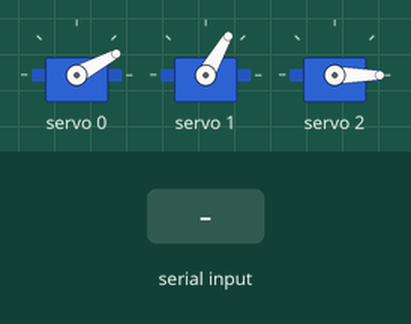
Simulated run of this sketch. Board: Arduino Uno, built with avr-gcc and run on an emulated ATmega328P. On the bench: 3 × servo. The inputs (shaded band) are chosen by the test bench.

Above: at 1.2 s.
1.3 s: "1" received over Serial
At 1.6 s:
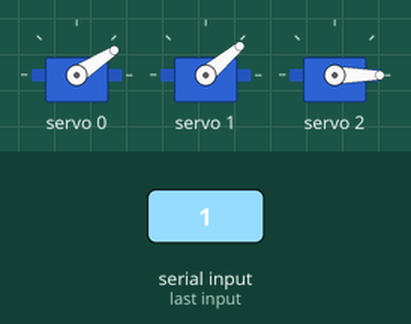
2.8 s: "3" received over Serial
At 3.9 s:
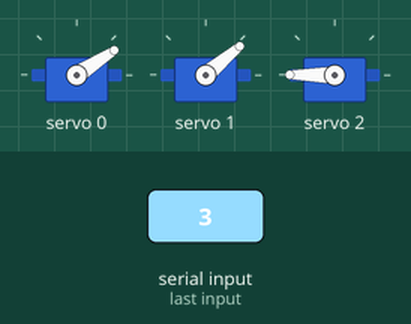
4.3 s: "4" received over Serial
At 5.0 s:
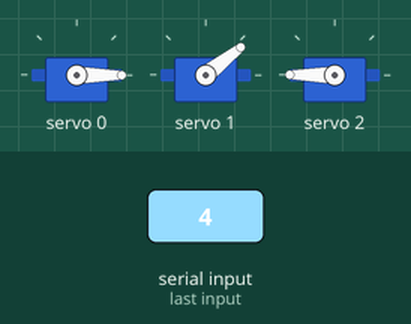
5.8 s: "5" received over Serial
At 6.2 s:
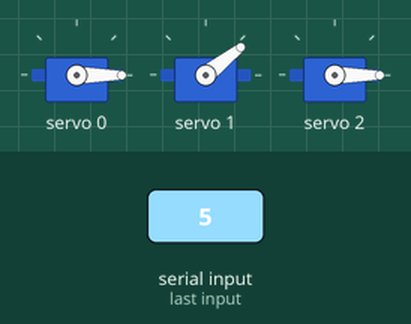
7.3 s: "0" received over Serial
At 8.5 s:
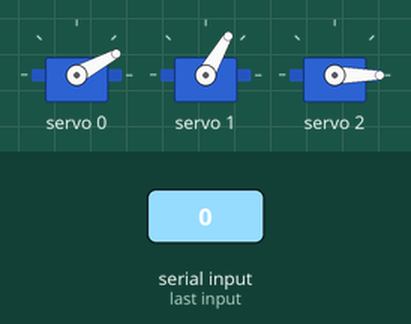
8.8 s: "3" received over Serial
At 9.7 s:
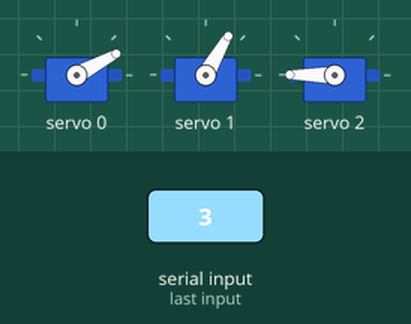
Timing chart, 0 to 11.3 s (numbered marks = the images above; inputs shaded):
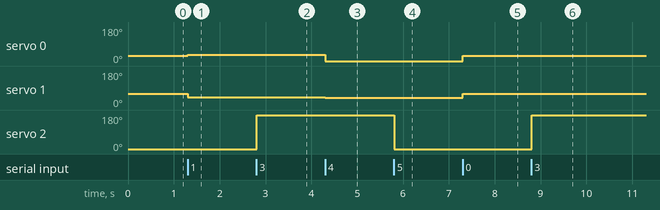

Measured:
- after the input at 1.3 s, servo 0: 28° → 33° at once; servo 1: 60° → 40° at once
- after the input at 2.8 s, servo 2: 0° → 180° at once
- after the input at 4.3 s, servo 0: 33° → 0° at once; servo 1: 40° → 38° at once
- after the input at 5.8 s, servo 2: 180° → 0° at once
- after the input at 7.3 s, servo 0: 0° → 28° at once; servo 1: 38° → 60° at once
- after the input at 8.8 s, servo 2: 0° → 180° at once

The sketch:

arm.ino
```cpp
#include "arm.h"
arm a(0x40, 60);
char flag = '0';

void setup() {
  Serial.begin(9600);
  a.initialize();

}

void loop() {
  if(Serial.available()){
    flag = Serial.read();
  }
  switch(flag){
    case '0':
      a.resetInit();
      break;
    case '1':
      a.moveTo(20, 0);
      break;
    case '3':
      a.grab();
      break;
    case '4':
      a.moveTo(30, 30);
      break;
    case '5':
      a.ungrab();
      break;
  }
}
```

arm.cpp
```cpp
// The source code for dummy robotic arm control
// author: Po-Ting Ko
// last updated on 11/04/2022
// Compatible with the Arduino IDE 1.0
// Library version:1.1

#include "arm.h"

arm::arm(int i2c_address, int frequency){
  address = i2c_address; freq = frequency;
}

void arm::initialize(){
  // Initialize the pwm server driver
  Adafruit_PWMServoDriver driver = Adafruit_PWMServoDriver(address);
  driver.begin(); driver.setPWMFreq(freq);

  maxPWM1 = int(float(2500)/1000000 *freq * 4096);
  maxPWM2 = int(float(2400)/1000000 *freq * 4096);
  minPWM = int(float(500)/1000000 *freq * 4096);
  maxAngle1 = 300; maxAngle2 = 180;
}

void arm::resetInit(){
  driver.setPWM(0, 0, angleToPulse1(50));
  driver.setPWM(1, 0, angleToPulse1(100));
  driver.setPWM(2, 0, angleToPulse2(0));
}

void arm::moveTo(int x, int y){
  double a1 = 21.375;
  double a2 = 24.000;
  double l = sqrt(pow(x, 2)+ pow(y, 2)); // ratation axis to end direation distance

  double a = y / l;
  double b = (pow(l, 2) + pow(a1, 2) - pow(a2, 2))/(2 * l * a1);
  double c = (pow(a1, 2) + pow(a2, 2) - pow(l, 2))/(2 * a1 * a2);

  double theta2 = atan2(a, sqrt(1 - pow(a, 2))) + atan2(sqrt(1 - pow(b, 2)), b);
  double theta3 = atan2(sqrt(1 - pow(c, 2)), c);
  theta2 = int(theta2 * 180 / PI);
  theta3 = int(theta3 * 180 / PI);
  int theta1 = 180 - theta2 - theta3;

  driver.setPWM(0, 0, angleToPulse1(theta1));
  driver.setPWM(1, 0, angleToPulse1(theta2));
}

void arm::grab(){
  driver.setPWM(2, 0, angleToPulse2(180));
}

void arm::ungrab(){
  driver.setPWM(2, 0, angleToPulse2(0));
}

int arm::angleToPulse1(int angle){
  return map(angle, 0, maxAngle1, minPWM, maxPWM1);
}

int arm::angleToPulse2(int angle){
  return map(angle, 0, maxAngle2, minPWM, maxPWM2);
}
```

arm.h
```cpp
#ifndef _ARM_H_
#define _ARM_H_
#include "Arduino.h"
#include <Adafruit_PWMServoDriver.h>

class arm{
  private:
    int address, freq;
    Adafruit_PWMServoDriver driver;
    int maxPWM1, maxPWM2, minPWM, maxAngle1, maxAngle2;

  public:
    arm(int, int);


    void initialize();
    void resetInit();
    void moveTo(int x, int y);

    // grabber
    void grab();
    void ungrab();

    //
    int angleToPulse1(int);
    int angleToPulse2(int);

};

#endif
```
